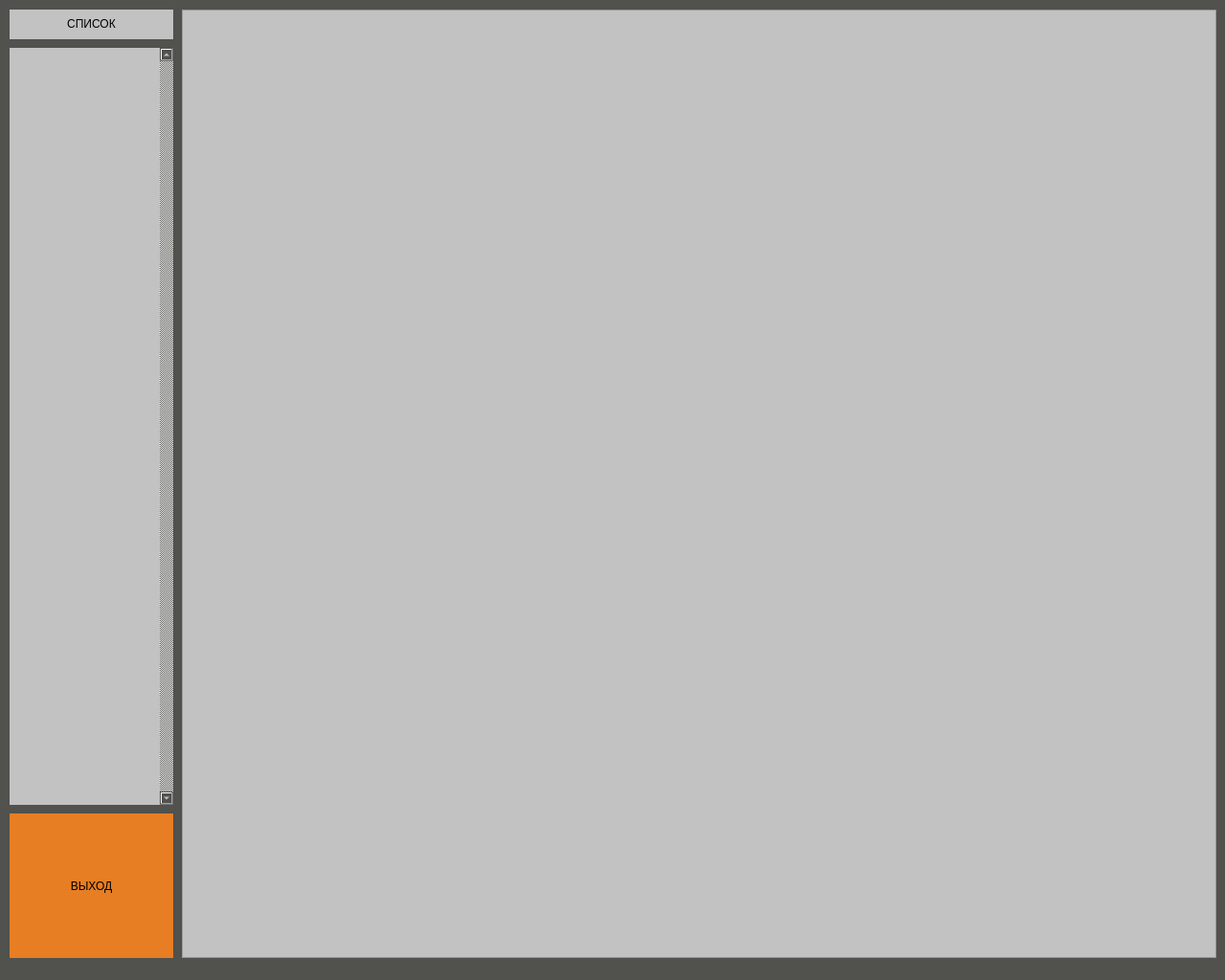
<?xml version="1.0" encoding="UTF-8"?>
<ui version="4.0">
 <class>MainWindow</class>
 <widget class="QMainWindow" name="MainWindow">
  <property name="geometry">
   <rect>
    <x>0</x>
    <y>0</y>
    <width>1280</width>
    <height>1024</height>
   </rect>
  </property>
  <property name="windowTitle">
   <string>Form1</string>
  </property>
  <property name="styleSheet">
   <string notr="true">background-color: rgb(81, 81, 77);
color:white;</string>
  </property>
  <widget class="QWidget" name="centralwidget">
   <widget class="QPushButton" name="ExitButton">
    <property name="geometry">
     <rect>
      <x>10</x>
      <y>850</y>
      <width>171</width>
      <height>151</height>
     </rect>
    </property>
    <property name="focusPolicy">
     <enum>Qt::NoFocus</enum>
    </property>
    <property name="toolTip">
     <string notr="true"/>
    </property>
    <property name="statusTip">
     <string notr="true"/>
    </property>
    <property name="whatsThis">
     <string notr="true"/>
    </property>
    <property name="accessibleName">
     <string notr="true"/>
    </property>
    <property name="accessibleDescription">
     <string notr="true"/>
    </property>
    <property name="styleSheet">
     <string notr="true">border-style: outset;
font: 16pt &quot;Free Helvetian&quot;;
color:black;
 text-align: center;
 background-color: rgb(231, 126, 35);
</string>
    </property>
    <property name="text">
     <string>ВЫХОД</string>
    </property>
   </widget>
   <widget class="QListWidget" name="listWidget">
    <property name="geometry">
     <rect>
      <x>10</x>
      <y>50</y>
      <width>171</width>
      <height>791</height>
     </rect>
    </property>
    <property name="focusPolicy">
     <enum>Qt::NoFocus</enum>
    </property>
    <property name="contextMenuPolicy">
     <enum>Qt::NoContextMenu</enum>
    </property>
    <property name="toolTip">
     <string notr="true"/>
    </property>
    <property name="statusTip">
     <string notr="true"/>
    </property>
    <property name="whatsThis">
     <string notr="true"/>
    </property>
    <property name="accessibleName">
     <string notr="true"/>
    </property>
    <property name="accessibleDescription">
     <string notr="true"/>
    </property>
    <property name="autoFillBackground">
     <bool>false</bool>
    </property>
    <property name="styleSheet">
     <string notr="true">background-color: rgb(194, 194, 194);
color:black;
font: 14pt &quot;Free Helvetian&quot;;</string>
    </property>
    <property name="frameShape">
     <enum>QFrame::NoFrame</enum>
    </property>
    <property name="frameShadow">
     <enum>QFrame::Plain</enum>
    </property>
    <property name="lineWidth">
     <number>0</number>
    </property>
    <property name="verticalScrollBarPolicy">
     <enum>Qt::ScrollBarAlwaysOn</enum>
    </property>
    <property name="horizontalScrollBarPolicy">
     <enum>Qt::ScrollBarAlwaysOff</enum>
    </property>
    <property name="alternatingRowColors">
     <bool>true</bool>
    </property>
    <property name="iconSize">
     <size>
      <width>0</width>
      <height>0</height>
     </size>
    </property>
    <property name="textElideMode">
     <enum>Qt::ElideLeft</enum>
    </property>
    <property name="flow">
     <enum>QListView::TopToBottom</enum>
    </property>
    <property name="isWrapping" stdset="0">
     <bool>false</bool>
    </property>
    <property name="layoutMode">
     <enum>QListView::Batched</enum>
    </property>
    <property name="gridSize">
     <size>
      <width>0</width>
      <height>60</height>
     </size>
    </property>
    <property name="viewMode">
     <enum>QListView::ListMode</enum>
    </property>
    <property name="batchSize">
     <number>30</number>
    </property>
    <property name="wordWrap">
     <bool>true</bool>
    </property>
    <property name="selectionRectVisible">
     <bool>false</bool>
    </property>
    <property name="currentRow">
     <number>-1</number>
    </property>
    <property name="sortingEnabled">
     <bool>false</bool>
    </property>
   </widget>
   <widget class="QGraphicsView" name="graphicsView">
    <property name="enabled">
     <bool>true</bool>
    </property>
    <property name="geometry">
     <rect>
      <x>190</x>
      <y>10</y>
      <width>1081</width>
      <height>991</height>
     </rect>
    </property>
    <property name="focusPolicy">
     <enum>Qt::NoFocus</enum>
    </property>
    <property name="toolTip">
     <string notr="true"/>
    </property>
    <property name="statusTip">
     <string notr="true"/>
    </property>
    <property name="whatsThis">
     <string notr="true"/>
    </property>
    <property name="accessibleName">
     <string notr="true"/>
    </property>
    <property name="accessibleDescription">
     <string notr="true"/>
    </property>
    <property name="styleSheet">
     <string notr="true">background-color: rgb(194, 194, 194);</string>
    </property>
   </widget>
   <widget class="QLabel" name="label">
    <property name="geometry">
     <rect>
      <x>10</x>
      <y>10</y>
      <width>171</width>
      <height>31</height>
     </rect>
    </property>
    <property name="styleSheet">
     <string notr="true">background-color: rgb(194, 194, 194);
color:black;
font: 14pt &quot;Free Helvetian&quot;;</string>
    </property>
    <property name="text">
     <string>&lt;html&gt;&lt;head/&gt;&lt;body&gt;&lt;p align=&quot;center&quot;&gt;СПИСОК&lt;/p&gt;&lt;/body&gt;&lt;/html&gt;</string>
    </property>
   </widget>
  </widget>
  <widget class="QStatusBar" name="statusBar"/>
 </widget>
 <resources/>
 <connections/>
</ui>
